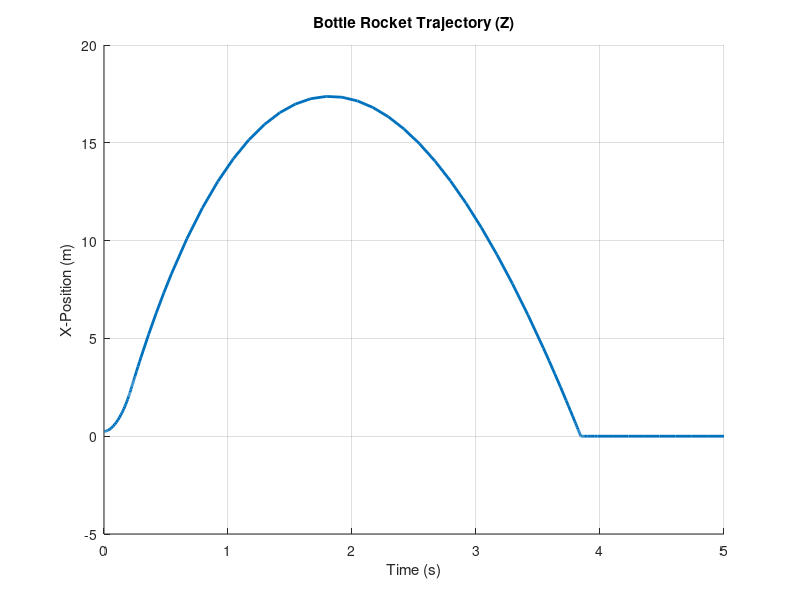

Write MATLAB code to recreate this figure.
%By:        Shane Billingsley
%Class:     ASEN 2012 Experimental and Computational Methods
%Date:      Fall 2022

load ("project2verification.mat");

figure(1);
hold on; grid on;
plot(verification.time,verification.height,"LineWidth",2);       % plot z-position
title ("Bottle Rocket Trajectory (Z)");
xlabel ("Time (s)");
ylabel ("X-Position (m)");
hold off;